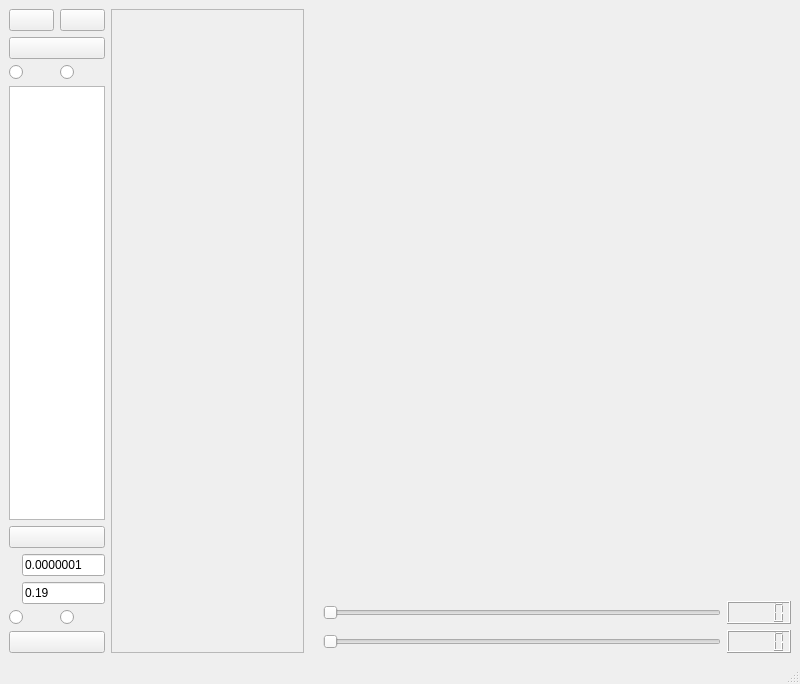
<?xml version="1.0" encoding="UTF-8"?>
<ui version="4.0">
 <class>MainWindow</class>
 <widget class="QMainWindow" name="MainWindow">
  <property name="geometry">
   <rect>
    <x>0</x>
    <y>0</y>
    <width>800</width>
    <height>684</height>
   </rect>
  </property>
  <property name="windowTitle">
   <string>MainWindow</string>
  </property>
  <widget class="QWidget" name="centralwidget">
   <layout class="QHBoxLayout" name="horizontalLayout_6">
    <item>
     <layout class="QHBoxLayout" name="horizontalLayout_4" stretch="1,2,5">
      <item>
       <layout class="QVBoxLayout" name="verticalLayout_3">
        <item>
         <layout class="QVBoxLayout" name="verticalLayout">
          <item>
           <layout class="QHBoxLayout" name="horizontalLayout_5">
            <item>
             <widget class="QPushButton" name="wyChooseFile">
              <property name="text">
               <string/>
              </property>
              <property name="icon">
               <iconset>
                <normalon>:/pic/img/folder.png</normalon>
               </iconset>
              </property>
              <property name="iconSize">
               <size>
                <width>30</width>
                <height>30</height>
               </size>
              </property>
              <property name="autoDefault">
               <bool>false</bool>
              </property>
             </widget>
            </item>
            <item>
             <widget class="QPushButton" name="wyInputData">
              <property name="text">
               <string/>
              </property>
              <property name="icon">
               <iconset resource="img.qrc">
                <normaloff>:/pic/img/folderInput.png</normaloff>:/pic/img/folderInput.png</iconset>
              </property>
              <property name="iconSize">
               <size>
                <width>30</width>
                <height>30</height>
               </size>
              </property>
             </widget>
            </item>
           </layout>
          </item>
          <item>
           <widget class="QPushButton" name="wyShowArchitecture">
            <property name="text">
             <string/>
            </property>
            <property name="icon">
             <iconset resource="img.qrc">
              <normaloff>:/pic/img/biology.png</normaloff>:/pic/img/biology.png</iconset>
            </property>
            <property name="iconSize">
             <size>
              <width>30</width>
              <height>30</height>
             </size>
            </property>
           </widget>
          </item>
          <item>
           <layout class="QHBoxLayout" name="horizontalLayout">
            <item>
             <widget class="QRadioButton" name="radioButton">
              <property name="text">
               <string/>
              </property>
              <property name="icon">
               <iconset>
                <normalon>:/pic/img/funnel.png</normalon>
               </iconset>
              </property>
              <property name="iconSize">
               <size>
                <width>30</width>
                <height>30</height>
               </size>
              </property>
             </widget>
            </item>
            <item>
             <widget class="QRadioButton" name="radioButton_2">
              <property name="text">
               <string/>
              </property>
              <property name="icon">
               <iconset>
                <normalon>:/pic/img/layers.png</normalon>
               </iconset>
              </property>
              <property name="iconSize">
               <size>
                <width>30</width>
                <height>30</height>
               </size>
              </property>
             </widget>
            </item>
           </layout>
          </item>
         </layout>
        </item>
        <item>
         <widget class="QListView" name="listView"/>
        </item>
        <item>
         <layout class="QVBoxLayout" name="verticalLayout_2">
          <item>
           <widget class="QPushButton" name="wyPlot">
            <property name="text">
             <string/>
            </property>
            <property name="icon">
             <iconset>
              <normalon>:/pic/img/brush.png</normalon>
             </iconset>
            </property>
            <property name="iconSize">
             <size>
              <width>30</width>
              <height>30</height>
             </size>
            </property>
           </widget>
          </item>
          <item>
           <layout class="QHBoxLayout" name="horizontalLayout_7">
            <item>
             <widget class="QLabel" name="labelPatch_2">
              <property name="sizePolicy">
               <sizepolicy hsizetype="Fixed" vsizetype="Fixed">
                <horstretch>0</horstretch>
                <verstretch>0</verstretch>
               </sizepolicy>
              </property>
              <property name="maximumSize">
               <size>
                <width>30</width>
                <height>30</height>
               </size>
              </property>
              <property name="text">
               <string/>
              </property>
              <property name="textFormat">
               <enum>Qt::AutoText</enum>
              </property>
              <property name="pixmap">
               <pixmap resource="img.qrc">:/pic/img/alpha.png</pixmap>
              </property>
              <property name="scaledContents">
               <bool>true</bool>
              </property>
             </widget>
            </item>
            <item>
             <widget class="QLineEdit" name="lineEdit">
              <property name="text">
               <string>0.0000001</string>
              </property>
             </widget>
            </item>
           </layout>
          </item>
          <item>
           <layout class="QHBoxLayout" name="horizontalLayout_8">
            <item>
             <widget class="QLabel" name="labelPatch_3">
              <property name="sizePolicy">
               <sizepolicy hsizetype="Fixed" vsizetype="Fixed">
                <horstretch>0</horstretch>
                <verstretch>0</verstretch>
               </sizepolicy>
              </property>
              <property name="maximumSize">
               <size>
                <width>30</width>
                <height>30</height>
               </size>
              </property>
              <property name="text">
               <string/>
              </property>
              <property name="textFormat">
               <enum>Qt::AutoText</enum>
              </property>
              <property name="pixmap">
               <pixmap resource="img.qrc">:/pic/img/gamma.png</pixmap>
              </property>
              <property name="scaledContents">
               <bool>true</bool>
              </property>
             </widget>
            </item>
            <item>
             <widget class="QLineEdit" name="lineEdit_2">
              <property name="text">
               <string>0.19</string>
              </property>
             </widget>
            </item>
           </layout>
          </item>
          <item>
           <layout class="QHBoxLayout" name="horizontalLayout_9">
            <item>
             <widget class="QRadioButton" name="radioButton_3">
              <property name="text">
               <string/>
              </property>
              <property name="icon">
               <iconset resource="img.qrc">
                <normaloff>:/pic/img/one.png</normaloff>:/pic/img/one.png</iconset>
              </property>
              <property name="iconSize">
               <size>
                <width>30</width>
                <height>30</height>
               </size>
              </property>
             </widget>
            </item>
            <item>
             <widget class="QRadioButton" name="radioButton_4">
              <property name="text">
               <string/>
              </property>
              <property name="icon">
               <iconset resource="img.qrc">
                <normaloff>:/pic/img/two.png</normaloff>:/pic/img/two.png</iconset>
              </property>
              <property name="iconSize">
               <size>
                <width>30</width>
                <height>30</height>
               </size>
              </property>
             </widget>
            </item>
           </layout>
          </item>
          <item>
           <widget class="QPushButton" name="wySubsetSelection">
            <property name="text">
             <string/>
            </property>
            <property name="icon">
             <iconset>
              <normalon>:/pic/img/microscope.png</normalon>
             </iconset>
            </property>
            <property name="iconSize">
             <size>
              <width>30</width>
              <height>30</height>
             </size>
            </property>
           </widget>
          </item>
         </layout>
        </item>
       </layout>
      </item>
      <item>
       <widget class="QScrollArea" name="scrollArea">
        <property name="widgetResizable">
         <bool>true</bool>
        </property>
        <widget class="QWidget" name="scrollAreaWidgetContents">
         <property name="geometry">
          <rect>
           <x>0</x>
           <y>0</y>
           <width>181</width>
           <height>617</height>
          </rect>
         </property>
        </widget>
       </widget>
      </item>
      <item>
       <layout class="QVBoxLayout" name="verticalLayout_4">
        <item>
         <widget class="MatplotlibWidget" name="matplotlibwidget_static" native="true">
          <property name="sizePolicy">
           <sizepolicy hsizetype="Preferred" vsizetype="Expanding">
            <horstretch>0</horstretch>
            <verstretch>0</verstretch>
           </sizepolicy>
          </property>
         </widget>
        </item>
        <item>
         <layout class="QHBoxLayout" name="horizontalLayout_2">
          <item>
           <widget class="QLabel" name="labelPatch">
            <property name="sizePolicy">
             <sizepolicy hsizetype="Fixed" vsizetype="Fixed">
              <horstretch>0</horstretch>
              <verstretch>0</verstretch>
             </sizepolicy>
            </property>
            <property name="maximumSize">
             <size>
              <width>30</width>
              <height>30</height>
             </size>
            </property>
            <property name="text">
             <string/>
            </property>
            <property name="textFormat">
             <enum>Qt::AutoText</enum>
            </property>
            <property name="pixmap">
             <pixmap resource="img.qrc">:/pic/img/input.png</pixmap>
            </property>
            <property name="scaledContents">
             <bool>true</bool>
            </property>
           </widget>
          </item>
          <item>
           <widget class="QSlider" name="horizontalSliderPatch">
            <property name="sizePolicy">
             <sizepolicy hsizetype="Expanding" vsizetype="Fixed">
              <horstretch>0</horstretch>
              <verstretch>0</verstretch>
             </sizepolicy>
            </property>
            <property name="orientation">
             <enum>Qt::Horizontal</enum>
            </property>
           </widget>
          </item>
          <item>
           <widget class="QLCDNumber" name="lcdNumberPatch">
            <property name="sizePolicy">
             <sizepolicy hsizetype="Minimum" vsizetype="Fixed">
              <horstretch>0</horstretch>
              <verstretch>0</verstretch>
             </sizepolicy>
            </property>
           </widget>
          </item>
         </layout>
        </item>
        <item>
         <layout class="QHBoxLayout" name="horizontalLayout_3">
          <item>
           <widget class="QLabel" name="labelSlice">
            <property name="sizePolicy">
             <sizepolicy hsizetype="Fixed" vsizetype="Fixed">
              <horstretch>0</horstretch>
              <verstretch>0</verstretch>
             </sizepolicy>
            </property>
            <property name="maximumSize">
             <size>
              <width>30</width>
              <height>29</height>
             </size>
            </property>
            <property name="text">
             <string/>
            </property>
            <property name="pixmap">
             <pixmap resource="img.qrc">:/pic/img/research.png</pixmap>
            </property>
            <property name="scaledContents">
             <bool>true</bool>
            </property>
           </widget>
          </item>
          <item>
           <widget class="QSlider" name="horizontalSliderSlice">
            <property name="orientation">
             <enum>Qt::Horizontal</enum>
            </property>
           </widget>
          </item>
          <item>
           <widget class="QLCDNumber" name="lcdNumberSlice">
            <property name="sizePolicy">
             <sizepolicy hsizetype="Minimum" vsizetype="Fixed">
              <horstretch>0</horstretch>
              <verstretch>0</verstretch>
             </sizepolicy>
            </property>
           </widget>
          </item>
         </layout>
        </item>
       </layout>
      </item>
     </layout>
    </item>
   </layout>
  </widget>
  <widget class="QMenuBar" name="menubar">
   <property name="geometry">
    <rect>
     <x>0</x>
     <y>0</y>
     <width>800</width>
     <height>23</height>
    </rect>
   </property>
  </widget>
  <widget class="QStatusBar" name="statusbar"/>
 </widget>
 <customwidgets>
  <customwidget>
   <class>MatplotlibWidget</class>
   <extends>QWidget</extends>
   <header location="global">matplotlibwidget.h</header>
   <container>1</container>
  </customwidget>
 </customwidgets>
 <resources>
  <include location="img.qrc"/>
 </resources>
 <connections/>
</ui>
